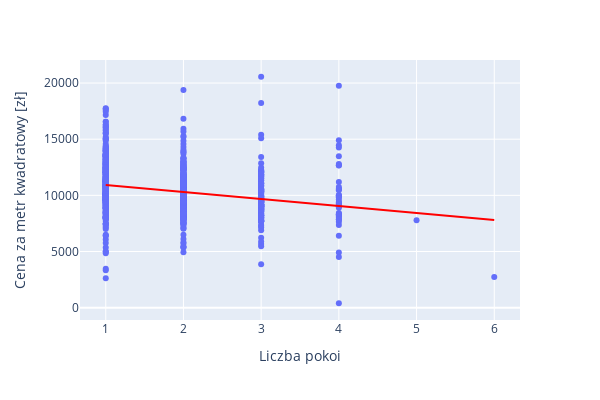

The notebook cell saved with this chart:
### Markdown cell above
DATA VISUALIZATION

### Code cell
import plotly.express as px 

fig = px.scatter(df9, x="liczba pokoi", y="cena mkw",
labels={
                     "liczba pokoi": "Liczba pokoi",
                     "cena mkw": "Cena za metr kwadratowy [zł]",}, 
                trendline="ols", trendline_color_override="red",
                height=400, width=600)

fig.update_xaxes(tickformat="digit")
fig.update_yaxes(tickformat="digit")

fig.show()

### Figure 1 — Plotly figure (JSON) as saved in the notebook; plotly's stock layout.template omitted (floating-point values rounded to 4 significant figures; data arrays with more than 128 entries replaced by an {"elided": "..."} marker saying what was removed)
{"data": [{"hovertemplate": "Liczba pokoi=%{x}<br>Cena za metr kwadratowy [zł]=%{y}<extra></extra>", "legendgroup": "", "marker": {"color": "#636efa", "symbol": "circle"}, "mode": "markers", "name": "", "orientation": "v", "showlegend": false, "type": "scatter", "x": {"elided": "937 int values"}, "xaxis": "x", "y": {"elided": "937 float values"}, "yaxis": "y"}, {"hovertemplate": "<b>OLS trendline</b><br>cena mkw = -623.354 * liczba pokoi + 11545.8<br>R<sup>2</sup>=0.060067<br><br>Liczba pokoi=%{x}<br>Cena za metr kwadratowy [zł]=%{y} <b>(trend)</b><extra></extra>", "legendgroup": "", "line": {"color": "red"}, "marker": {"color": "#636efa", "symbol": "circle"}, "mode": "lines", "name": "", "showlegend": false, "type": "scatter", "x": {"elided": "937 int values"}, "xaxis": "x", "y": {"elided": "937 float values"}, "yaxis": "y"}], "layout": {"height": 400, "legend": {"tracegroupgap": 0}, "margin": {"t": 60}, "width": 600, "xaxis": {"anchor": "y", "domain": [0, 1], "tickformat": "digit", "title": {"text": "Liczba pokoi"}}, "yaxis": {"anchor": "x", "domain": [0, 1], "tickformat": "digit", "title": {"text": "Cena za metr kwadratowy [zł]"}}}}
